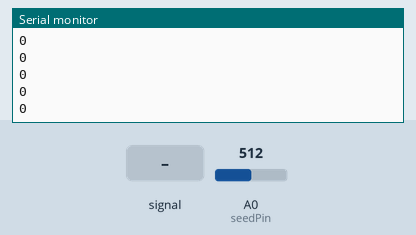
A sketch run on a simulated Arduino Uno, built with avr-gcc and run on an emulated ATmega328P. Shown: the last lines printed to the serial monitor. The inputs (shaded band) are chosen by the test bench; at power-on: A0 (seedPin) = 512.

Above: at 0.8 s.
0.9 s: A0 (seedPin) fed a 200 Hz sine of ±81 counts around its level
At 0.95 s:
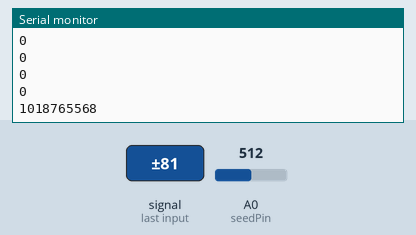
2.4 s: A0 (seedPin) set to 716
At 2.41 s:
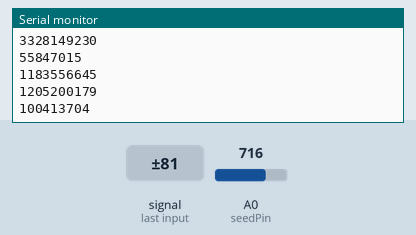
3.9 s: A0 (seedPin) set to 511
At 3.99 s:
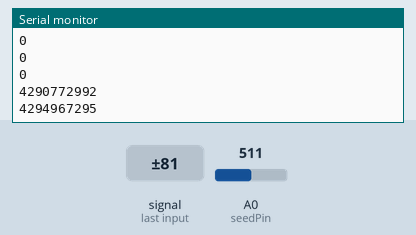
5.4 s: A0 (seedPin) fed a 1000 Hz sine of ±255 counts around its level
At 5.45 s:
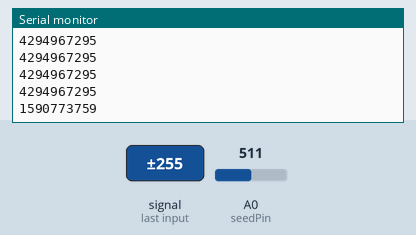
Timing chart, 0 to 7.9 s (numbered marks = the images above; inputs shaded):
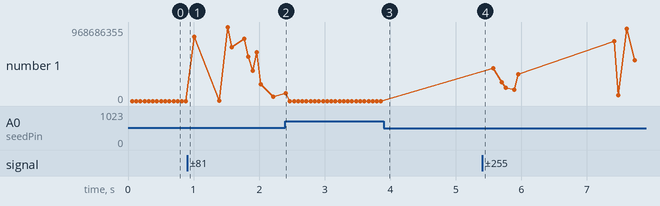

Measured:
- after the input at 0.9 s, the serial monitor: prints a new line after 0.05 s (image 1)
- after the input at 2.4 s, the serial monitor: prints a new line at once (image 2)
- after the input at 3.9 s, the serial monitor: prints a new line at once (image 3)
- after the input at 5.4 s, the serial monitor: prints a new line at once (image 4)
- plotted number 1: 0 → 55847015 after the input at 0.9 s, 0 → 533979517 after the input at 5.4 s

The sketch:

RCH_random2.ino
```cpp
const uint8_t seedPin = A0;

void setup() {

  Serial.begin(250000);

  for (int i=0; i < 1000; i++)
  {
    Serial.println(generateRandomSeed());
    Serial.println();
  }
}


void loop() {
}

uint32_t generateRandomSeed()
{
  uint8_t  seedBitValue  = 0;
  uint8_t  seedByteValue = 0;
  uint32_t seedWordValue = 0;

  for (uint8_t wordShift = 0; wordShift < 4; wordShift++)     // 4 bytes in a 32 bit word
  {
    for (uint8_t byteShift = 0; byteShift < 8; byteShift++)   // 8 bits in a byte
    {
      for (uint8_t bitSum = 0; bitSum <= 8; bitSum++)         // 8 samples of analog pin
      {
        seedBitValue = seedBitValue + (analogRead(seedPin) & 0x01);                // Flip the coin eight times, adding the results together
      }
      delay(1);                                                                    // Delay a single millisecond to allow the pin to fluctuate
      seedByteValue = seedByteValue | ((seedBitValue & 0x01) << byteShift);        // Build a stack of eight flipped coins
      seedBitValue = 0;                                                            // Clear out the previous coin value
    }
    seedWordValue = seedWordValue | (uint32_t)seedByteValue << (8 * wordShift);    // Build a stack of four sets of 8 coins (shifting right creates a larger number so cast to 32bit)
    seedByteValue = 0;                                                             // Clear out the previous stack value
  }
  return (seedWordValue);

}
```
